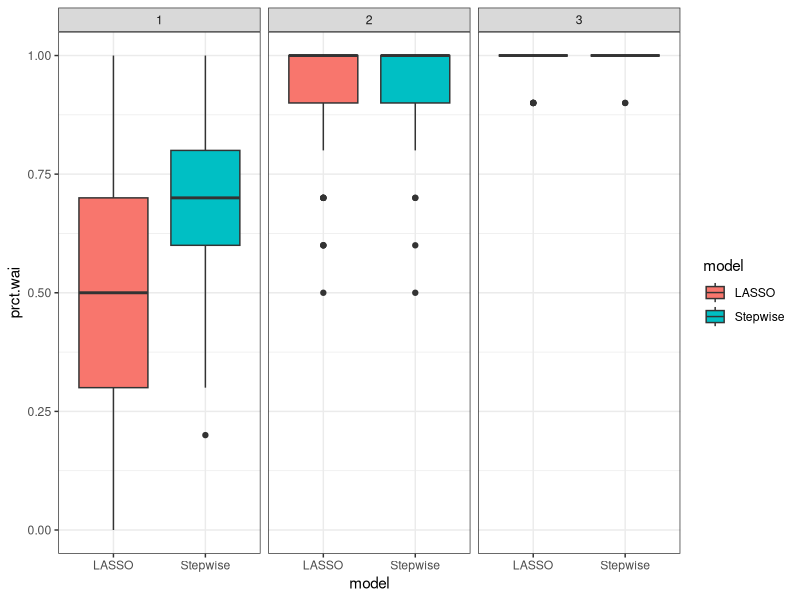
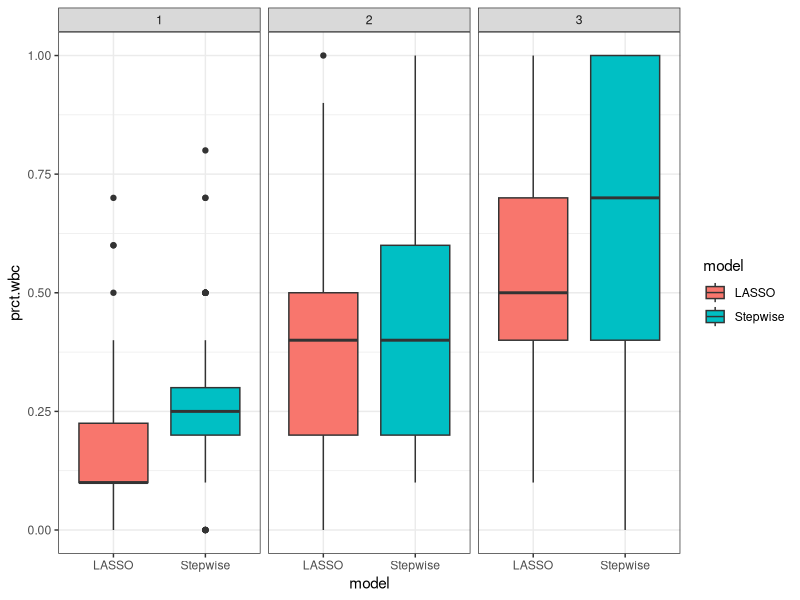
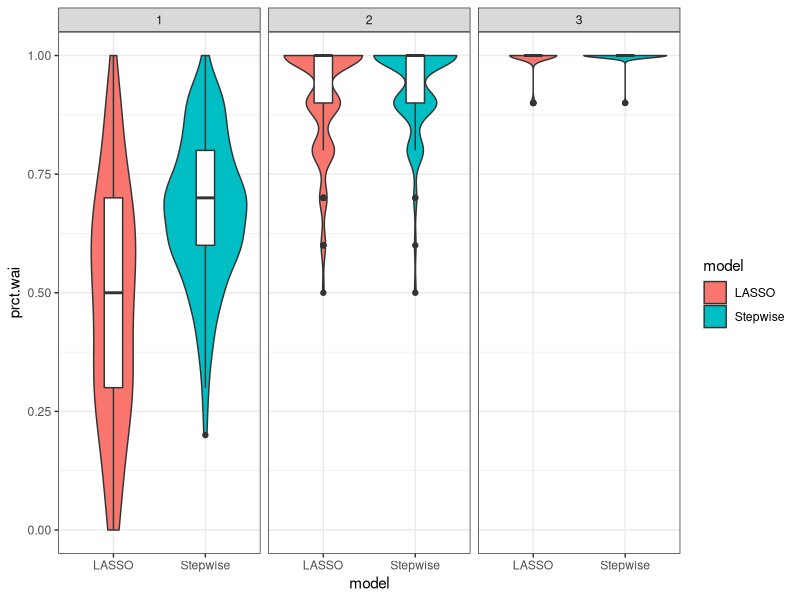
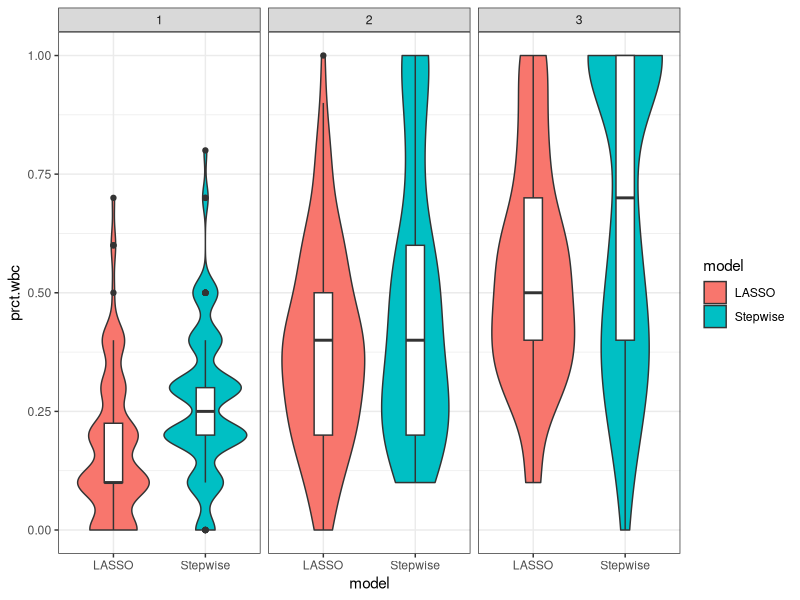
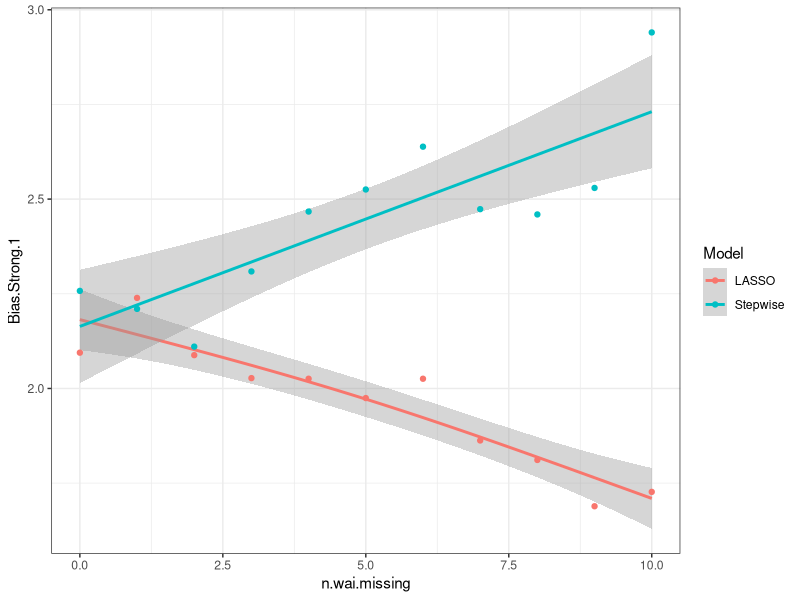
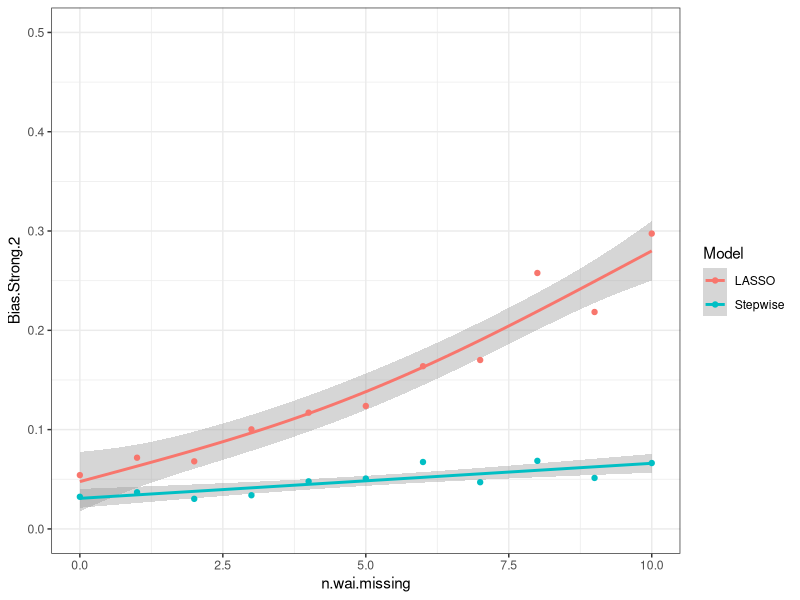
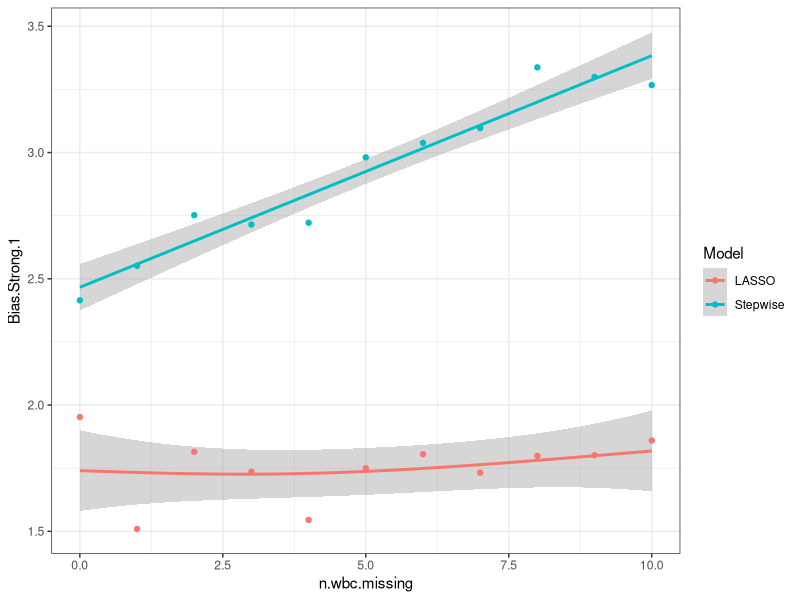
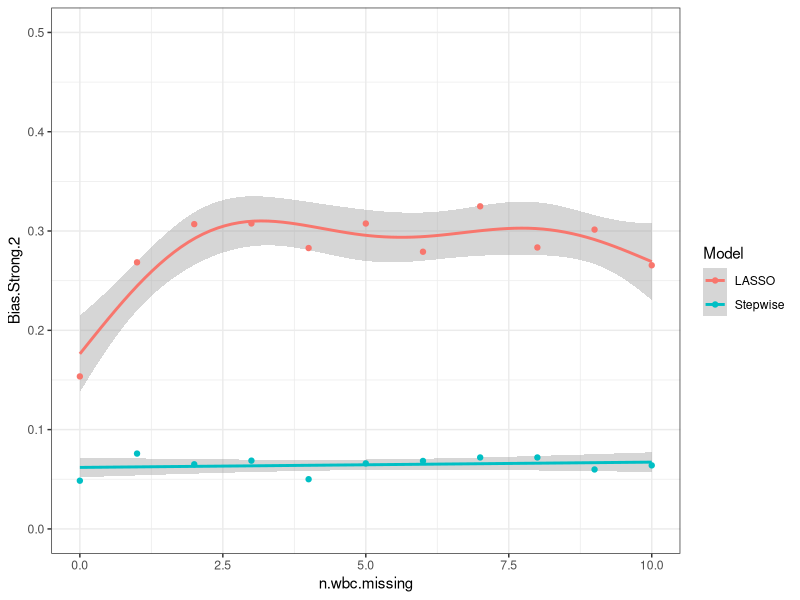

The R source for these figures, in order:
## ---- chunk 1

knitr::opts_chunk$set(echo = TRUE)

library(tidyverse)
library(ggplot2)


## ---- chunk 2


# Summarizes data, handling within-subjects variables by removing inter-subject variability.
## It will still work if there are no within-S variables.
## Gives count, un-normed mean, normed mean (with same between-group mean),
##   standard deviation, standard error of the mean, and confidence interval.
## If there are within-subject variables, calculate adjusted values using method from Morey (2008).
##   data: a data frame.
##   measurevar: the name of a column that contains the variable to be summariezed
##   betweenvars: a vector containing names of columns that are between-subjects variables
##   withinvars: a vector containing names of columns that are within-subjects variables
##   idvar: the name of a column that identifies each subject (or matched subjects)
##   na.rm: a boolean that indicates whether to ignore NA's
##   conf.interval: the percent range of the confidence interval (default is 95%)
summarySEwithin <- function(data=NULL, measurevar, betweenvars=NULL, withinvars=NULL,
                            idvar=NULL, na.rm=FALSE, conf.interval=.95, .drop=TRUE) {

  # Ensure that the betweenvars and withinvars are factors
  factorvars <- vapply(data[, c(betweenvars, withinvars), drop=FALSE],
    FUN=is.factor, FUN.VALUE=logical(1))

  if (!all(factorvars)) {
    nonfactorvars <- names(factorvars)[!factorvars]
    message("Automatically converting the following non-factors to factors: ",
            paste(nonfactorvars, collapse = ", "))
    data[nonfactorvars] <- lapply(data[nonfactorvars], factor)
  }

  # Get the means from the un-normed data
  datac <- summarySE(data, measurevar, groupvars=c(betweenvars, withinvars),
                     na.rm=na.rm, conf.interval=conf.interval, .drop=.drop)

  # Drop all the unused columns (these will be calculated with normed data)
  datac$sd <- NULL
  datac$se <- NULL
  datac$ci <- NULL

  # Norm each subject's data
  ndata <- normDataWithin(data, idvar, measurevar, betweenvars, na.rm, .drop=.drop)

  # This is the name of the new column
  measurevar_n <- paste(measurevar, "_norm", sep="")

  # Collapse the normed data - now we can treat between and within vars the same
  ndatac <- summarySE(ndata, measurevar_n, groupvars=c(betweenvars, withinvars),
                      na.rm=na.rm, conf.interval=conf.interval, .drop=.drop)

  # Apply correction from Morey (2008) to the standard error and confidence interval
  #  Get the product of the number of conditions of within-S variables
  nWithinGroups    <- prod(vapply(ndatac[,withinvars, drop=FALSE], FUN=nlevels,
                           FUN.VALUE=numeric(1)))
  correctionFactor <- sqrt( nWithinGroups / (nWithinGroups-1) )

  # Apply the correction factor
  ndatac$sd <- ndatac$sd * correctionFactor
  ndatac$se <- ndatac$se * correctionFactor
  ndatac$ci <- ndatac$ci * correctionFactor

  # Combine the un-normed means with the normed results
  merge(datac, ndatac)
}

## ---- chunk 3

data1 <- read_csv("task-1-simulation.csv") %>%
          filter(num.p == "60")


data1 %>%
  ggplot(aes(x=model, y=prct.wai, fill=model)) + 
  geom_boxplot() +
  facet_grid(. ~ c) +
  theme_bw()


data1 %>%
  ggplot(aes(x=model, y=prct.wbc, fill=model)) + 
  geom_boxplot() +
  facet_grid(. ~ c) +
  theme_bw()

## ---- chunk 4

data1 <- read_csv("task-1-simulation.csv") %>%
          filter(num.p == "60")


data1 %>%
  ggplot(aes(x=model, y=prct.wai, fill=model)) + 
  geom_violin() +
  geom_boxplot(width=0.2, fill = "white")+
  facet_grid(. ~ c) +
  theme_bw()


data1 %>%
  ggplot(aes(x=model, y=prct.wbc, fill=model)) + 
  geom_violin() +
  geom_boxplot(width=0.2, fill = "white")+
  facet_grid(. ~ c) +
  theme_bw()

## ---- chunk 5

data2 <- read_csv("task-2-simulation.csv") %>%
            group_by(Model, n.wai.missing) %>%
            summarize(Bias.Strong.1 = mean((Strong1 - 5)^2))


data2 %>%
  ggplot(aes(color=Model, y= Bias.Strong.1, x = n.wai.missing)) + 
  geom_smooth(method = 'gam', formula = y ~ s(x, k = 5)) + 
  geom_point() + 
  theme_bw() 

data2 <- read_csv("task-2-simulation.csv") %>%
            group_by(Model, n.wai.missing) %>%
            summarize(Bias.Strong.2 = mean((Strong2 - 5)^2))

data2 %>%
  ggplot(aes(color=Model, y= Bias.Strong.2, x = n.wai.missing)) + 
  geom_smooth(method = 'gam', formula = y ~ s(x, k = 5)) + 
  geom_point() + 
  theme_bw() + ylim(0,0.5)


## ---- chunk 6

data2 <- read_csv("task-2-simulation.csv") %>%
            group_by(Model, n.wbc.missing) %>%
            summarize(Bias.Strong.1 = mean((Strong1 - 5)^2))


data2 %>%
  ggplot(aes(color=Model, y= Bias.Strong.1, x = n.wbc.missing)) + 
  geom_smooth(method = 'gam', formula = y ~ s(x, k = 5)) + 
  geom_point() + 
  theme_bw()

data2 <- read_csv("task-2-simulation.csv") %>%
            group_by(Model, n.wbc.missing) %>%
            summarize(Bias.Strong.2 = mean((Strong2 - 5)^2))

data2 %>%
  ggplot(aes(color=Model, y= Bias.Strong.2, x = n.wbc.missing)) + 
  geom_smooth(method = 'gam', formula = y ~ s(x, k = 5)) + 
  geom_point() + 
  theme_bw() + ylim(0,0.5)


